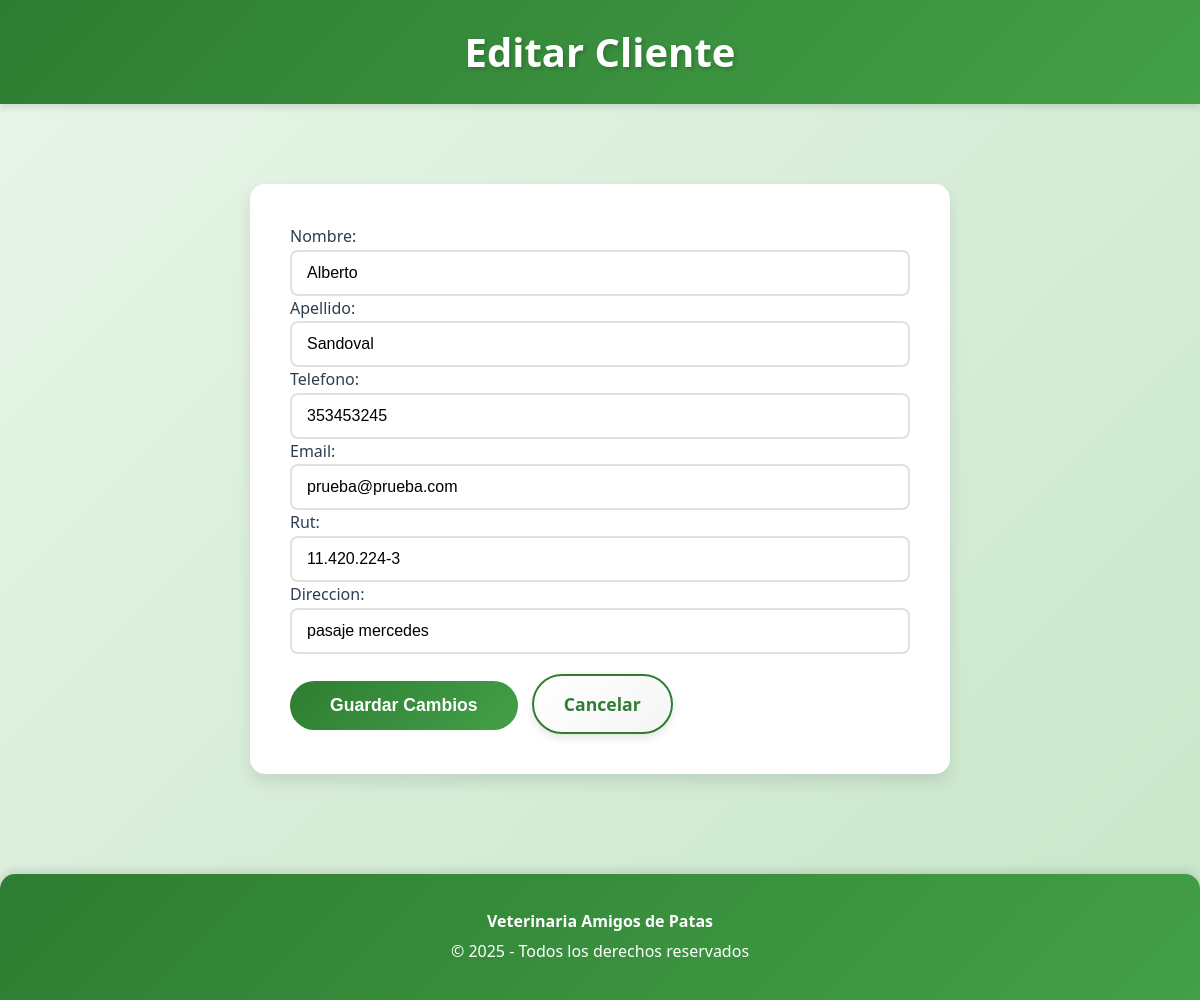
Page /clientes/editar/1/ (signed in) on the committed database.
### appVeterinaria/models.py (models this page shows, shortened)
class ClienteVet(models.Model):
    nombre = models.CharField(
        max_length=60,
        validators=[RegexValidator(
            regex=r'^[a-zA-ZáéíóúÁÉÍÓÚñÑ\s]+$',
            message="El nombre solo puede contener letras y espacios.")]
    )
    apellido = models.CharField(
        max_length=45,
        validators=[RegexValidator(
            regex=r'^[a-zA-ZáéíóúÁÉÍÓÚñÑ\s]+$',
            message="El apellido solo puede contener letras y espacios.")]
    )
    telefono = models.CharField(
        max_length=12,
        validators=[RegexValidator(
            regex=r'^\d{9,12}$',
            message="El teléfono debe contener entre 9 y 12 dígitos.")]
    )
    email = models.EmailField(
        max_length=80,
        unique=True,
        error_messages={"unique": "Este correo electrónico ya está registrado."}
    )
    rut = models.CharField(
        max_length=13,
        unique=True,
        validators=[RegexValidator(
            regex=r'^\d{1,2}\.\d{3}\.\d{3}-[\dkK]$',
            message="El RUT debe tener el formato 12.345.678-K.")]
    )
    direccion = models.CharField(
        max_length=200,
        validators=[MinLengthValidator(10, "La dirección debe tener al menos 10 caracteres.")]
    )

### appVeterinaria/views.py (the view)
# urls.py: path('clientes/editar/<int:cliente_id>/', views.editar_cliente, name='editar_cliente'),
def editar_cliente(request, cliente_id):
    if not tiene_permiso(request, 'clientes'):
        messages.error(request, 'No tienes permiso para realizar esta acción.')
        return redirect('inicio')
    try:
        cliente = ClienteVet.objects.get(id=cliente_id)
    except ClienteVet.DoesNotExist:
        messages.error(request, 'El cliente no existe.')
        return redirect('clientesVet')
    if request.method == 'POST':
        form = FormClienteVet(request.POST, instance=cliente)
        if form.is_valid():
            form.save()
            messages.success(request, f'Cliente {cliente.nombre} actualizado exitosamente.')
            return redirect('clientesVet')
    else:
        form = FormClienteVet(instance=cliente)
    return render(request, 'appVeterinaria/editar_cliente.html', {'form': form, 'cliente': cliente})

### appVeterinaria/forms.py
class FormClienteVet(forms.ModelForm):
    class Meta:
        model = ClienteVet
        fields = '__all__'
        widgets = {
            'nombre': forms.TextInput(attrs={'class': 'form-control', 'placeholder': 'Nombre del cliente'}),
            'apellido': forms.TextInput(attrs={'class': 'form-control', 'placeholder': 'Apellido del cliente'}),
            'telefono': forms.TextInput(attrs={'class': 'form-control', 'placeholder': '912345678'}),
            'email': forms.EmailInput(attrs={'class': 'form-control', 'placeholder': 'correo@ejemplo.com'}),
            'rut': forms.TextInput(attrs={'class': 'form-control', 'placeholder': '12.345.678-9'}),
            'direccion': forms.TextInput(attrs={'class': 'form-control', 'placeholder': 'Dirección completa'}),
        }

### appVeterinaria/views.py (called while the page is built)
def usuario_logueado(request):
    return request.session.get('user_logged', False)

def tiene_permiso(request, modulo):
    if not usuario_logueado(request):
        return False
    rol = request.session.get('rol', '')
    permisos = PERMISOS_ROL.get(rol, [])
    return modulo in permisos

### templates/appVeterinaria/editar_cliente.html (shortened to what this page needs)
<!DOCTYPE html>
<html lang="es">
<head>
    {% load static %}
    <link rel="stylesheet" href="{% static 'css/styles.css' %}">
</head>
<body>
    <header class="main-header">
        <h1>Editar Cliente</h1>
    </header>
    <div class="content">
        <div class="form-container">
            <form method="post">
                {{ form.as_p }}
                <button type="submit" class="btn-submit">Guardar Cambios</button>
                <a href="{% url 'clientesVet' %}" class="btn-menu">Cancelar</a>
            </form>
        </div>
    </div>
    <div class="footer">
        <p><strong>Veterinaria Amigos de Patas</strong></p>
        <p>&copy; 2025 - Todos los derechos reservados</p>
    </div>
</body>
</html>

### static/css/styles.css (style rules this page uses)
:root { --primary-green: #2e7d32; --secondary-green: #43a047; --light-green: #66bb6a; --very-light-green: #c8e6c9; --background-green: #e8f5e9; --dark-green: #1b5e20; --accent-orange: #ff9800; --white: #ffffff; --text-dark: #2c3e50; --shadow: rgba(0, 0, 0, 0.1); --shadow-hover: rgba(0, 0, 0, 0.2); }
* { margin: 0; padding: 0; box-sizing: border-box; }
body { font-family: 'Segoe UI', Tahoma, Geneva, Verdana, sans-serif; background: linear-gradient(135deg, #e8f5e9 0%, #c8e6c9 100%); color: var(--text-dark); line-height: 1.6; min-height: 100vh; }
.main-header { background: linear-gradient(135deg, var(--primary-green) 0%, var(--secondary-green) 100%); padding: 20px; color: var(--white); box-shadow: 0 4px 6px var(--shadow); position: sticky; top: 0; z-index: 100; }
.main-header h1 { display: flex; align-items: center; justify-content: center; font-size: 2.5em; margin: 0; text-shadow: 2px 2px 4px rgba(0, 0, 0, 0.2); animation: slideDown 0.5s ease-out; }
.content { max-width: 1200px; margin: 30px auto; padding: 20px; animation: fadeIn 0.6s ease-out; }
.btn-menu { display: inline-block; padding: 14px 30px; background: linear-gradient(135deg, var(--white) 0%, #f5f5f5 100%); color: var(--primary-green); text-align: center; text-decoration: none; border: 2px solid var(--primary-green); border-radius: 30px; font-size: 1.1em; font-weight: bold; transition: all 0.3s ease; margin-top: 20px; box-shadow: 0 4px 8px var(--shadow); }
.footer { text-align: center; margin-top: 50px; padding: 30px 20px; background: linear-gradient(135deg, var(--primary-green) 0%, var(--secondary-green) 100%); color: var(--white); border-radius: 15px 15px 0 0; box-shadow: 0 -4px 8px var(--shadow); }
.footer p { margin: 5px 0; font-size: 1em; }

### templates/appVeterinaria/editar_cliente.html (style rules this page uses)
.form-container { max-width: 700px; margin: 30px auto; background: var(--white); padding: 40px; border-radius: 15px; box-shadow: 0 8px 16px var(--shadow); }
.form-control { width: 100%; padding: 12px 15px; border: 2px solid #e0e0e0; border-radius: 8px; font-size: 1em; transition: all 0.3s ease; box-sizing: border-box; }
.btn-submit { display: inline-block; padding: 14px 40px; background: linear-gradient(135deg, var(--primary-green) 0%, var(--secondary-green) 100%); color: var(--white); border: none; border-radius: 30px; font-size: 1.1em; font-weight: bold; cursor: pointer; transition: all 0.3s ease; margin-right: 10px; }

### rows in the picture
ClienteVet: nombre "Alberto", apellido "Sandoval", telefono "353453245", email "prueba@prueba.com", rut "11.420.224-3", direccion "pasaje mercedes"
